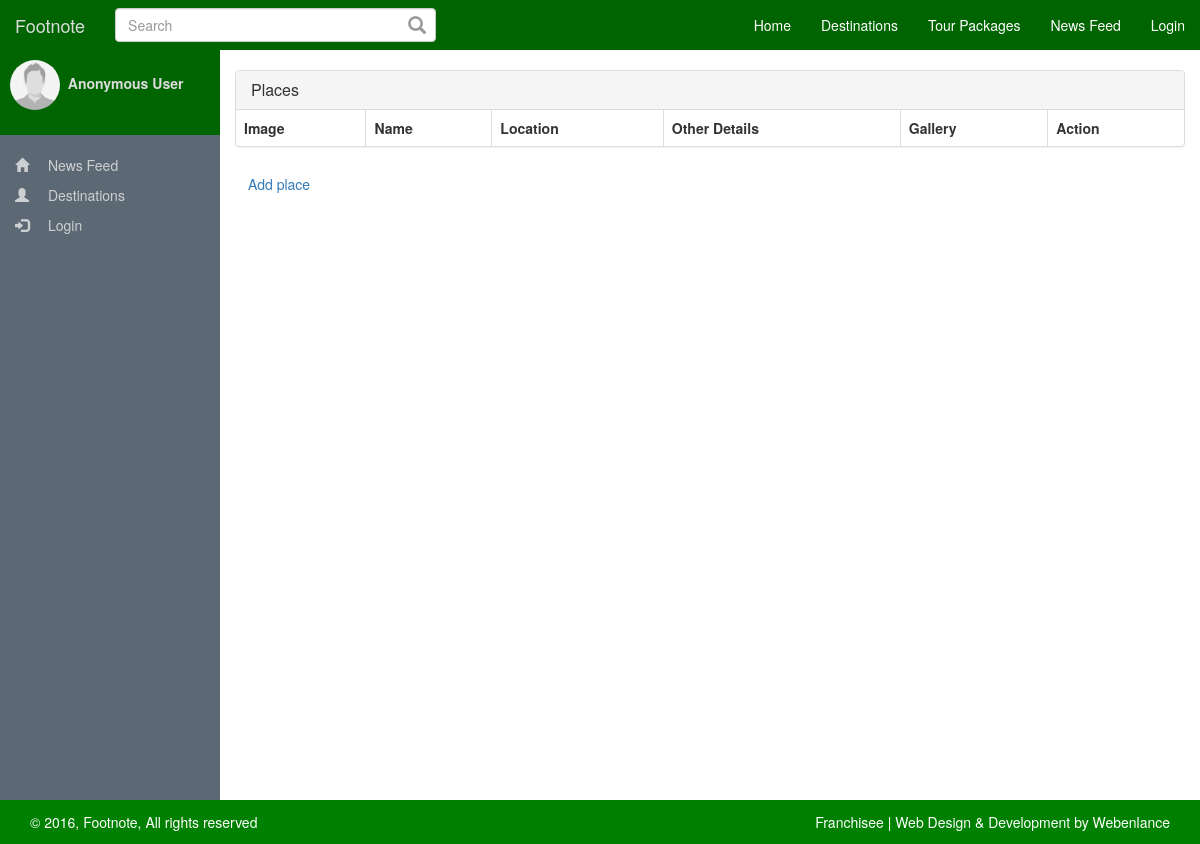
The app's page /places.php, older data.
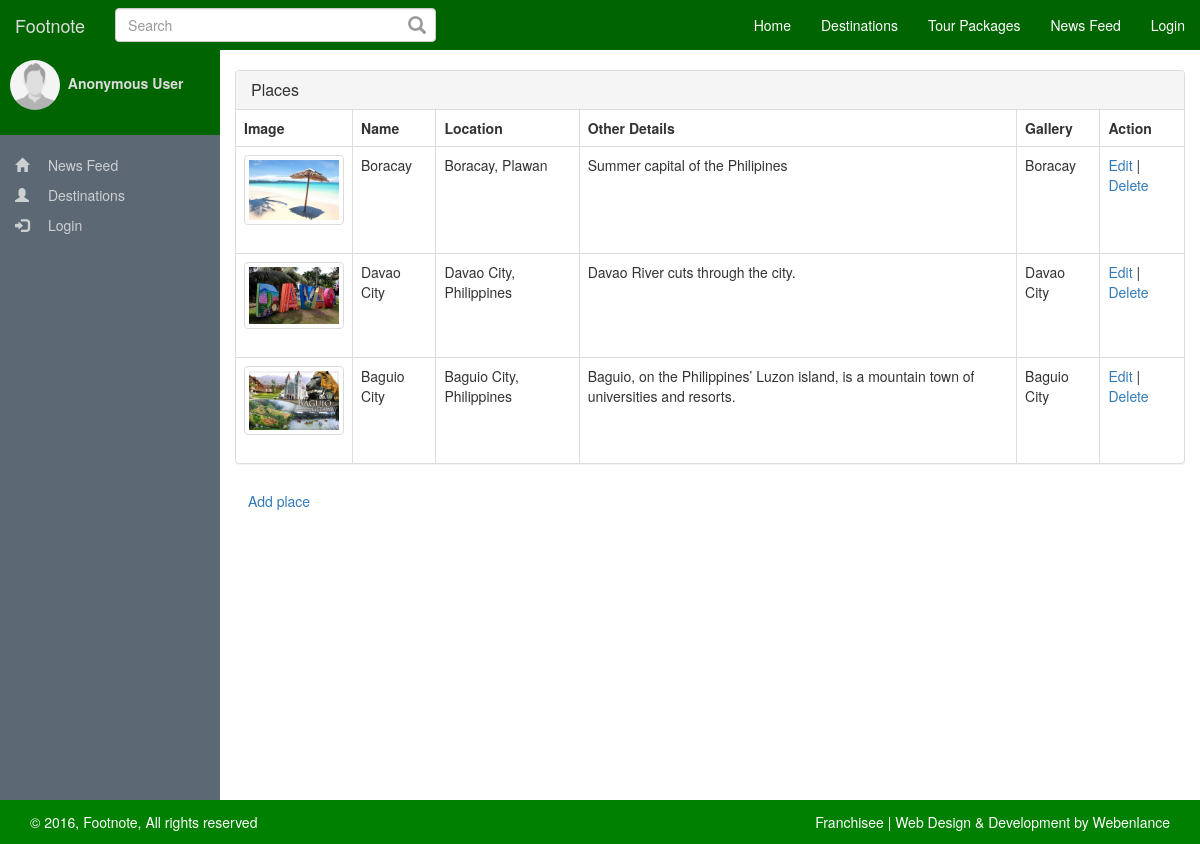
The same page, newer data.
### tables this page shows
CREATE TABLE `places` (
  `place_id` int(11) NOT NULL,
  `place_name` varchar(250) NOT NULL,
  `place_address` varchar(250) NOT NULL,
  `place_details` text NOT NULL,
  `place_image` varchar(250) NOT NULL,
  `gallery_id` int(11) NOT NULL
);

CREATE TABLE `galleries` (
  `gallery_id` int(11) NOT NULL,
  `gallery_name` varchar(250) NOT NULL,
  `gallery_description` text NOT NULL
);

### config.php (called while the page is built)
<?php
$config['db']['host']     = 'localhost' ;
$config['db']['user']     = 'root' ;
$config['db']['password'] = '' ;
$config['db']['db']       = 'db_footnote' ;
$config['url']['base_path'] = '/fn';
$config['url']['site'] = 'http://localhost';
$config['url']['root'] = realpath(dirname(__FILE__));
$config['url']['profile_pic'] = $config['url']['base_path'].'/assets/images/uploads/profiles';
$config['url']['post_pic'] = $config['url']['base_path'].'/assets/images/uploads/posts';
$config['url']['places'] = $config['url']['base_path'].'/assets/images/uploads/places';
$config['url']['gallery'] = $config['url']['base_path'].'/assets/images/uploads/galleries';
$config['var']['hash_password'] = '^#$4%9f+1^p9)M@4M)V$';
$config['var']['default_profile_pic'] = '1476196571_18_41b586905e6233e72b076191f8bf9512.png';
$config['var']['anonymous_id'] = '45';
$config['post']['post_per_page'] = 5;

### class/class.db.php (called while the page is built, shortened)
<?php
class DB {
    private $pdo;
    private $sQuery;
    private function Connect()
    {
        $dsn = "mysql:dbname={$this->db};host={$this->host}";
        try {
            $this->pdo = new PDO($dsn, $this->user, $this->password, array(
                PDO::MYSQL_ATTR_INIT_COMMAND => "SET NAMES utf8"
            ));
            $this->pdo->setAttribute(PDO::ATTR_ERRMODE, PDO::ERRMODE_EXCEPTION);
            $this->pdo->setAttribute(PDO::ATTR_EMULATE_PREPARES, false);
            $this->bConnected = true;
        } catch (PDOException $e) {
            echo $this->ExceptionLog($e->getMessage());
            die();
        }
    }
    private function Init($query, $parameters = "")
    {
        try {
            $this->sQuery = $this->pdo->prepare($query);
            $this->sQuery->execute();
        }
        catch (PDOException $e) {
            echo $this->ExceptionLog($e->getMessage(), $query);
            die();
        }
    }
    public function rows($query, $params = null, $fetchmode = PDO::FETCH_ASSOC)
    {
        $this->Init($query, $params);
        $result = $this->sQuery->fetchAll($fetchmode);
        return $result;
    }
}
?>

### include/include.admin.places.php (the view, shortened to what this page needs)
<?php
$db = new DB;
$sql =  "SELECT * FROM `places` as p ";
$sql .= "LEFT JOIN `galleries` as g ";
$sql .= "ON g.gallery_id = p.gallery_id";
$places = $db->rows($sql);
?>
<div class="row-offcanvas row-offcanvas-left">
    <div id="sidebar" class="sidebar-offcanvas">
        <?php include_once 'include/include.side.bar.php'; ?>
    </div>
    <div id="main">
        <div class="col-md-12">
            <div class="admin-page">
                <div class="panel panel-default">
                    <div class="panel-heading">
                        <h3 class="panel-title">Places</h3>
                    </div>
                    <table class="table table-bordered">
                    	<thead>
                    		<tr>
                    			<th>Image</th>
                    			<th>Name</th>
                    			<th>Location</th>
                    			<th>Other Details</th>
                    			<th>Gallery</th>
                    			<th>Action</th>
                    		</tr>
                    	</thead>
                    	<tbody>
                    	<?php foreach($places as $place): ?>
                    		<tr>
                    			<td>
                    				<img src="<?=$config['url']['places']?>/<?=$place['place_image']?>" class="thumbnail" style="max-width: 100px;" data-action="zoom" />
                    			</td>
                    			<td>
                    				<?=$place['place_name']?>
                    			</td>
                    			<td>
                    				<?=$place['place_address']?>
                    			</td>
                    			<td>
                    				<?=$place['place_details']?>
                    			</td>
                    			<td>
                    				<?=$place['gallery_name']?>
                    			</td>
                    			<td>
                    				<a href="<?=$config['url']['base_path']?>/places.php?action=edit&place_id=<?=$place['place_id']?>" >Edit</a> | <a href="">Delete</a>
                    			</td>
                    		</tr>
                    	<?php endforeach;?>
                    	</tbody>
                    </table>
                </div>
                <a href="<?=$config['url']['base_path']?>/places.php?action=add" class="btn btn-sucess">Add place</a>
            </div>
        </div>
    </div>
</div>

Row changes from the older to the newer data that the page shows:
added places: place_image (picture), place_name "Boracay", place_address "Boracay, Plawan", place_details "Summer capital of the Philipines", gallery.gallery_name "Boracay"
added places: place_image (picture), place_name "Davao City", place_address "Davao City, Philippines", place_details "Davao River cuts through the city.", gallery.gallery_name "Davao City"
added places: place_image (picture), place_name "Baguio City", place_address "Baguio City, Philippines", place_details "Baguio, on the Philippines’ Luzon island, is a mountain town of universities and resorts.", gallery.gallery_name "Baguio City"
